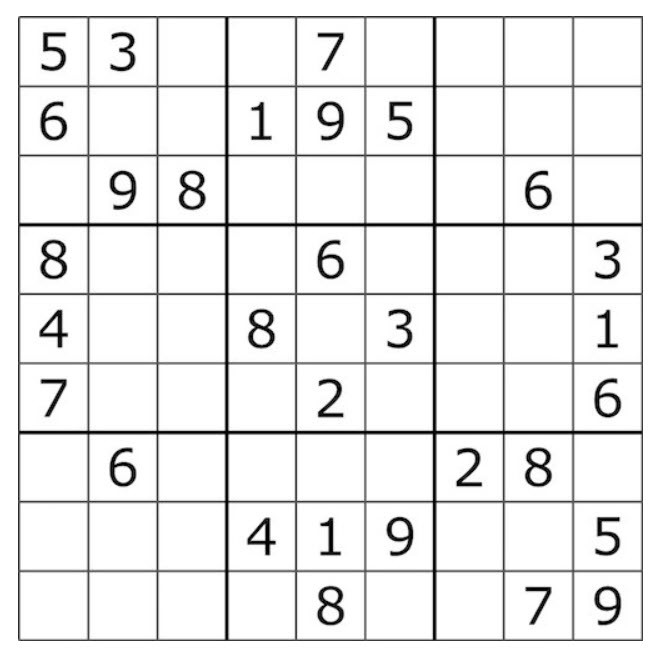
#> input picture CloudFunctions/gcf/original.jpg, 657 x 652 px
$ python sudoku.py
#> lines starting #> are read from the running program, lines starting #| are printed output that depends on the picture; after the words box and inside, x2 and y2 are one past the last pixel; in counts of white or black regions, pixels touching at a corner belong together
#> further down, img is the input picture: shape (652, 657); min 0, max 255, mean 234.7
import cv2
import operator
import numpy as np
from matplotlib import pyplot as plt
import pytesseract
from PIL import Image

class SudokuExtractor:

    def __init__(self, image):
        self.image = image

    def clean_image(self, img):
        """
            Cleans image by smoothing, dilating the grid lines, and making the image binary. (black or white)
            \n @param img <numpy.ndarry>
            \n @param skip_dilate <Boolean>
            \n returns processed image
        """

        # Gaussian blur
        proc = cv2.GaussianBlur(img.copy(), (9, 9), 0)
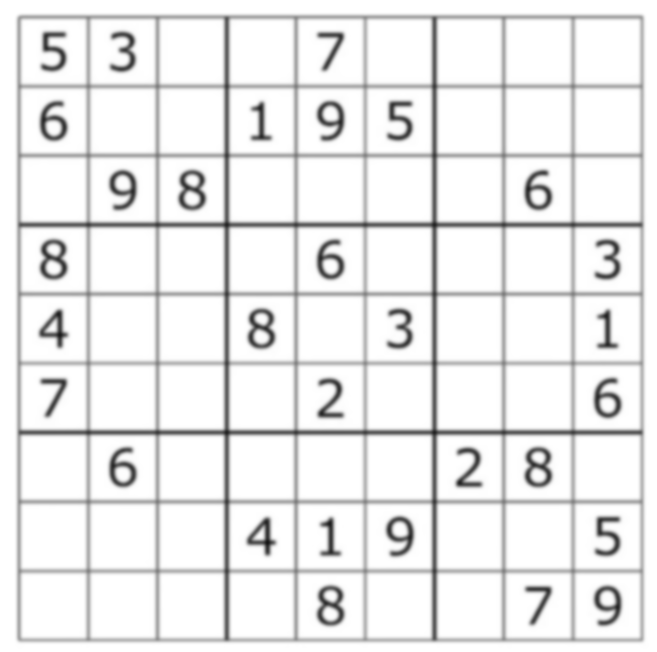
#> proc: shape (652, 657); min 20, max 255, mean 234.7

        # Adaptive threshold
        proc = cv2.adaptiveThreshold(
            proc, 255, cv2.ADAPTIVE_THRESH_GAUSSIAN_C, cv2.THRESH_BINARY, 11, 2)
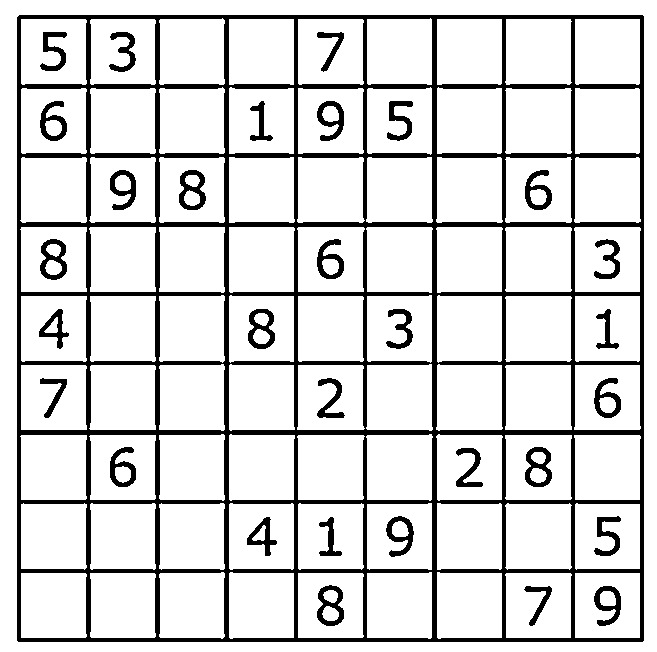
#> proc: shape (652, 657); 84.7% white; 31 black regions, largest, box (x1, y1, x2, y2) and area: (17, 15, 644, 642) 51971, (179, 170, 206, 210) 542, (40, 239, 67, 280) 542

        # Invert colours, so gridlines have non-zero pixel values.
        # Necessary to dilate the image, otherwise may not see all the grid lines
        proc = cv2.bitwise_not(proc, proc)


        kernel = np.array([[0., 1., 0.], [1., 1., 1.], [0., 1., 0.]])
#> (the run stopped early here; a loop or call above may not have finished)

$ run again, with CloudFunctions/gcf/ocrtrain.png saved as CloudFunctions/gcf/original.jpg
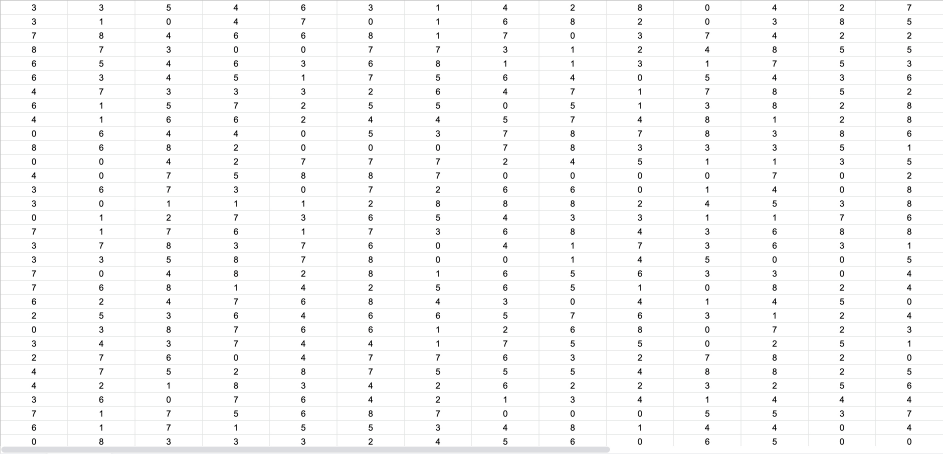
#> input picture CloudFunctions/gcf/ocrtrain.png, 2828 x 1362 px (shown at 1/3 size)
#> in clean_image, `proc = cv2.adaptiveThreshold( proc, 255, cv2.ADAPTIVE_THRESH_GAUSSIAN_..`:
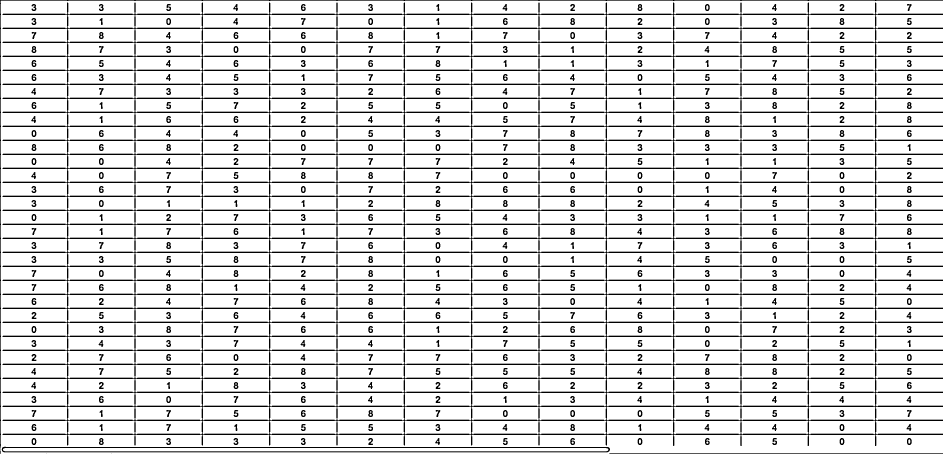
#> proc: shape (1362, 2828) (shown at 1/3 size); 87.2% white; 454 black regions (2 under 20 px), largest, box (x1, y1, x2, y2) and area: (7, 7, 2828, 1338) 397478, (5, 1340, 1830, 1357) 11016, (0, 0, 2828, 1362) 8547
#> in clean_image, `proc = cv2.bitwise_not(proc, proc)`:
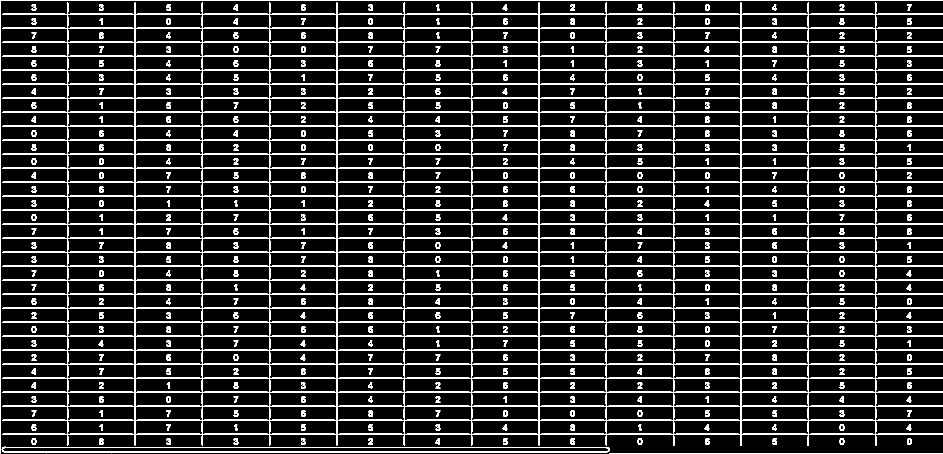
#> proc: shape (1362, 2828) (shown at 1/3 size); 12.8% white; 454 white regions (2 under 20 px), largest, box (x1, y1, x2, y2) and area: (7, 7, 2828, 1338) 397478, (5, 1340, 1830, 1357) 11016, (0, 0, 2828, 1362) 8547

$ run again, with CloudFunctions/gcf/pittrain.png saved as CloudFunctions/gcf/original.jpg
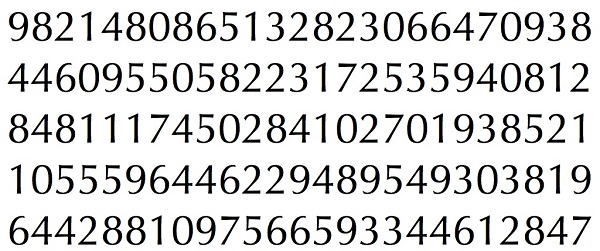
#> input picture CloudFunctions/gcf/pittrain.png, 600 x 251 px
#> in clean_image, `proc = cv2.GaussianBlur(img.copy(), (9, 9), 0)`:
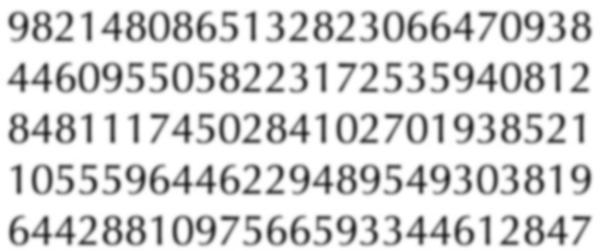
#> proc: shape (251, 600); min 39, max 255, mean 217.6
#> in clean_image, `proc = cv2.adaptiveThreshold( proc, 255, cv2.ADAPTIVE_THRESH_GAUSSIAN_..`:
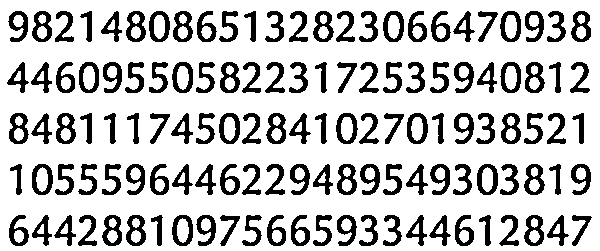
#> proc: shape (251, 600); 77.6% white; 125 black regions, largest, box (x1, y1, x2, y2) and area: (220, 62, 240, 93) 339, (56, 113, 76, 144) 335, (313, 11, 334, 42) 334
